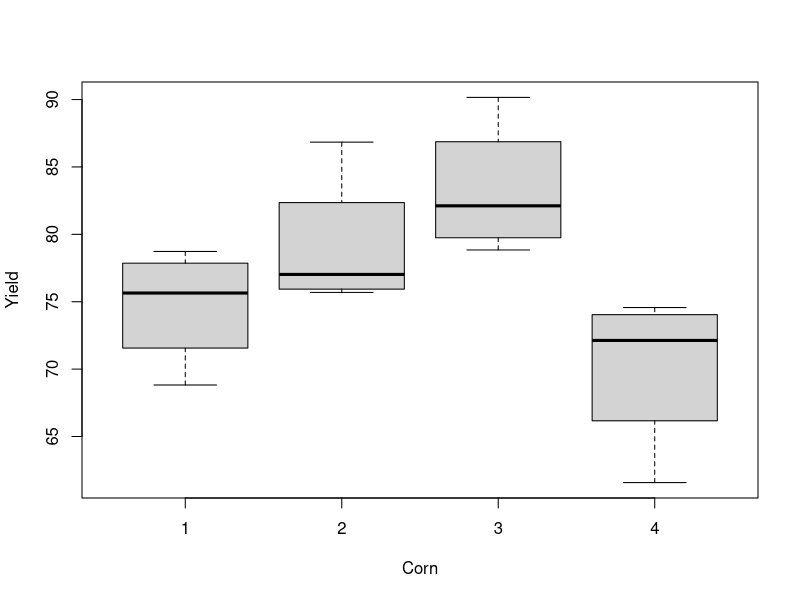
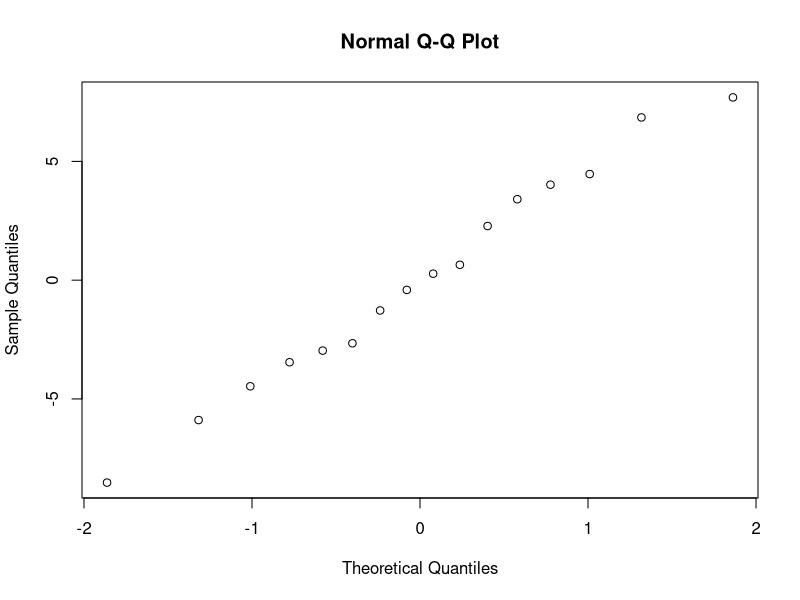
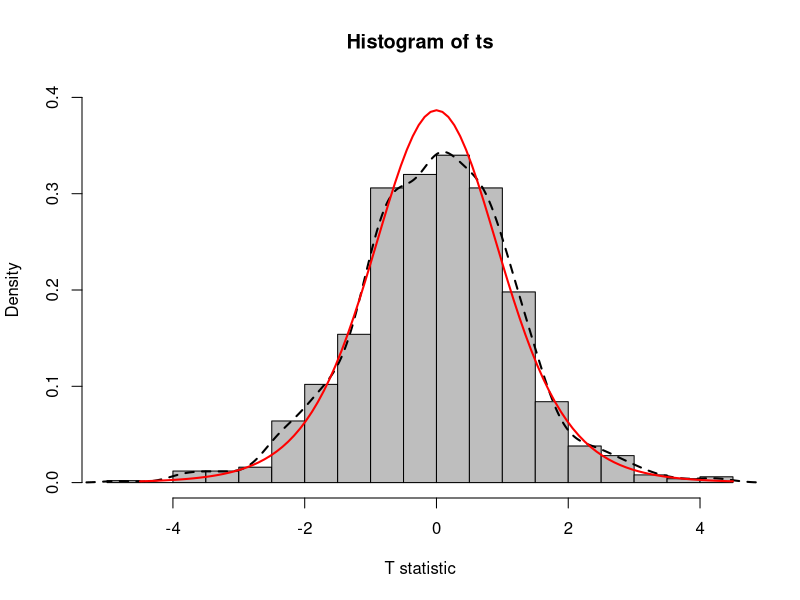
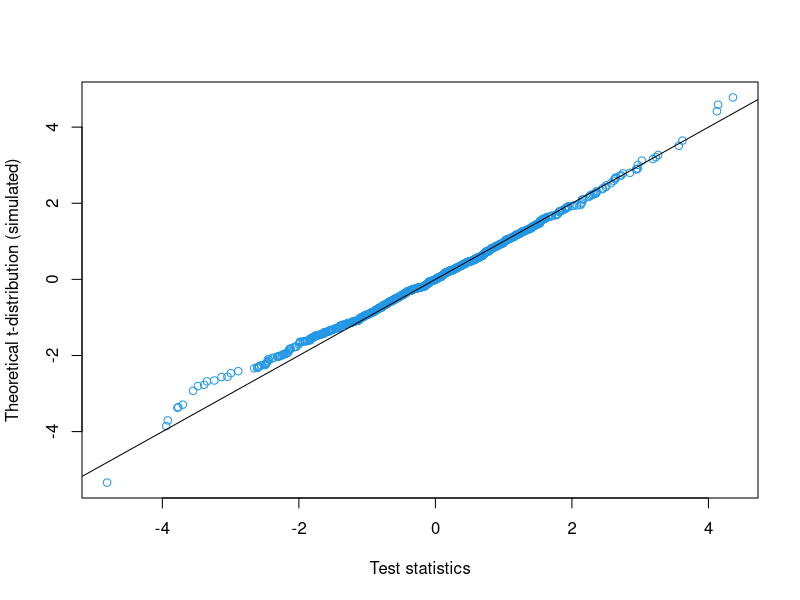
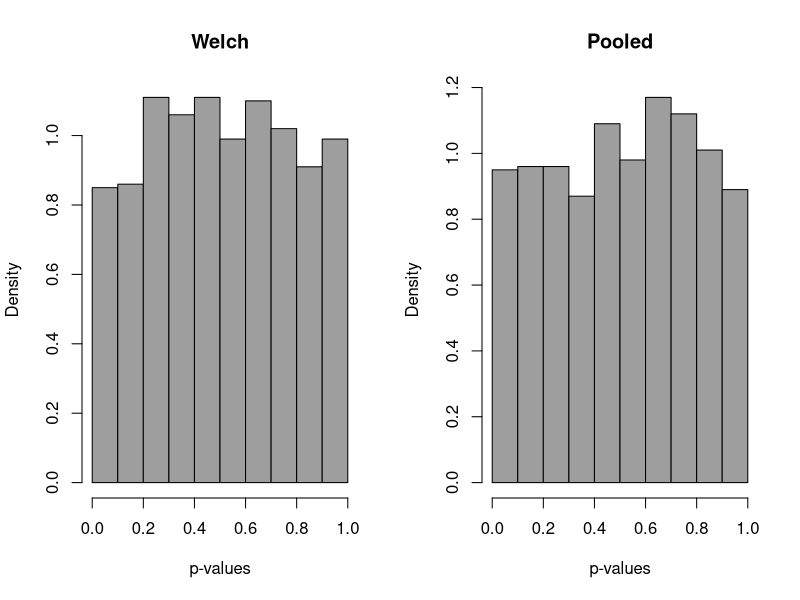
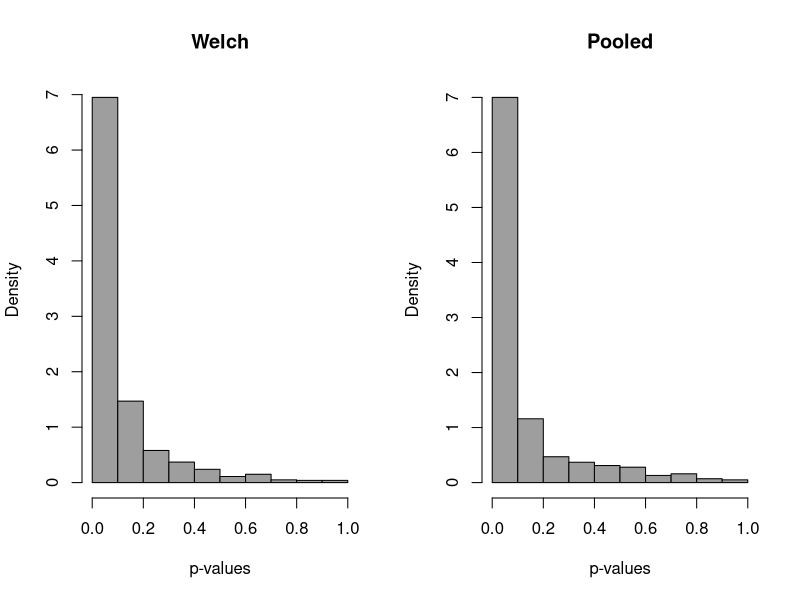
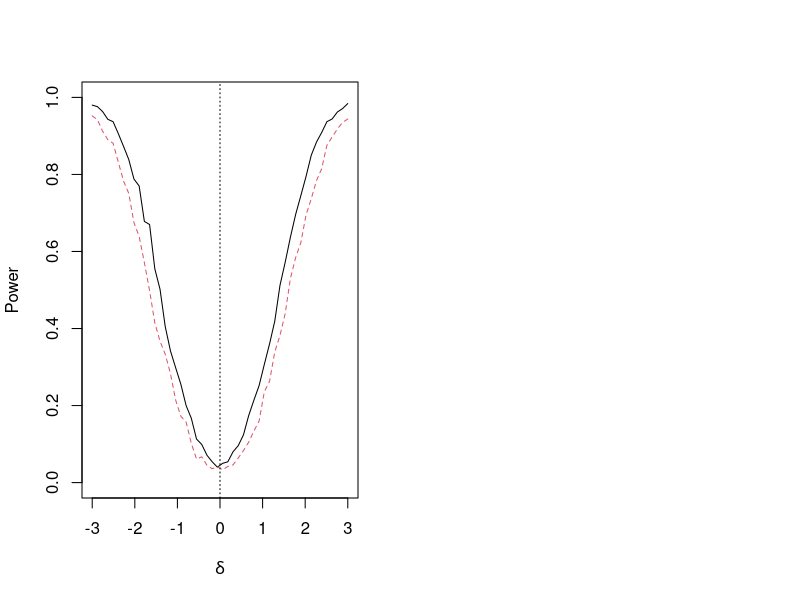

The R source for these figures, in order:
## ----echo=FALSE----------------------------------------------------------
set.seed(1409)


## ----results="hide", fig.keep="none"-------------------------------------
data  <- read.table("corn.txt", header = TRUE)
Corn  <- factor(data[, 1])
Yield <- data[, 2]
Corn
table(Corn)
Yield
tapply(Yield, list(Corn), mean)  # group means
boxplot(Yield ~ Corn)


## ----results="hide", fig.keep="none"-------------------------------------
m1 <- lm(Yield ~ Corn)
qqnorm(residuals(m1))
summary(m1)
anova(m1)


## ----results="hide"------------------------------------------------------
pairwise.t.test(Yield, Corn, pool.sd = FALSE, p.adjust.method = "none")


## ----results="hide"------------------------------------------------------
t.test(Yield[Corn == 1], Yield[Corn == 3])


## ----results="hide"------------------------------------------------------
x <- rnorm(5)
y <- rnorm(5)
test.result <- t.test(x, y, var.equal = TRUE)
names(test.result)


## ----results="hide"------------------------------------------------------
test.result$statistic


## ------------------------------------------------------------------------
ts <- replicate(1000,
                t.test(rnorm(5), rnorm(5), var.equal = TRUE)$statistic)


## ----fig.width=6, fig.height=4-------------------------------------------
hist(ts, freq = FALSE, nclass = 25, col = "grey", ylim = c(0, 0.4),
     xlab = "T statistic", ylab = "Density")  # histogram
lines(density(ts), lty = 2, lwd = 2)     # smooth density estimate
curve(dt(x, df = 8), from = -4.5, to = 4.5, add = TRUE,
      col = "red", type = "l", lwd = 2)  # theoretical density


## ----fig.width=4.5, fig.height=4.5---------------------------------------
qqplot(ts, rt(1000, df = 8), col = 4,
       xlab = "Test statistics",
       ylab = "Theoretical t-distribution (simulated)")
abline(0, 1)


## ------------------------------------------------------------------------
probs <- c(0.9, 0.95, 0.99)
quantile(ts, probs)
qt(probs, df = 8)


## ----fig.width=8, fig.height=4-------------------------------------------
pvals.welch <- replicate(1000, t.test(rnorm(10), rnorm(10))$p.value)
pvals.ttest <- replicate(1000, t.test(rnorm(10), rnorm(10),
                                     var.equal = TRUE)$p.value)
par(mfrow = c(1, 2))
hist(pvals.welch, freq = FALSE, col = 8, xlab = "p-values", main = "Welch")
hist(pvals.ttest, freq = FALSE, col = 8, xlab = "p-values", main = "Pooled")


## ------------------------------------------------------------------------
probs <- c(0.5, 0.7, 0.9, 0.95, 0.99)
quantile(pvals.welch, probs)
quantile(pvals.ttest, probs)


## ----fig.width=8, fig.height=4-------------------------------------------
pvals.welch <- replicate(1000, t.test(rnorm(10), rnorm(10, 1))$p.value)
pvals.ttest <- replicate(1000, t.test(rnorm(10), rnorm(10, 1),
                                      var.equal = TRUE)$p.value)
par(mfrow = c(1, 2))
hist(pvals.welch, freq = FALSE, col = 8, xlab = "p-values", main = "Welch")
hist(pvals.ttest, freq = FALSE, col = 8, xlab = "p-values", main = "Pooled")


## ------------------------------------------------------------------------
quantile(pvals.welch, probs)
quantile(pvals.ttest, probs)


## ------------------------------------------------------------------------
B <- 1000                            # number of simulation runs
R <- 50                              # number of power values
n <- 5                               # sample sizes
delta.seq <- seq(-3, 3, length = R)  # sequence of true differences
power.t <- numeric(R)                # initialize power vectors
power.w <- numeric(R)

for (i in 1:R) {
  delta <- delta.seq[i]

  # Simulate B p-values for each test.
  pvals.t <- replicate(B, t.test(rnorm(n), rnorm(n, delta),
                                 var.equal = TRUE)$p.value)
  pvals.w <- replicate(B, wilcox.test(rnorm(n), rnorm(n, delta),
                                      exact = FALSE)$p.value)

  # Record the estimated power (proportion of rejections).
  power.t[i] <- mean(pvals.t < 0.05)
  power.w[i] <- mean(pvals.w < 0.05)
}


## ----fig.width=6, fig.height=4-------------------------------------------
# Plot simulated power for t- and Wilcoxon tests.
plot(delta.seq, power.t, type = "l", ylim = c(0, 1),
     ylab = "Power", xlab = expression(delta))
lines(delta.seq, power.w, lty = 2, col = 2)
abline(v = 0, lty = 3)

